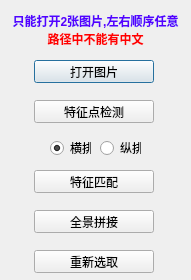
<?xml version="1.0" encoding="UTF-8"?>
<ui version="4.0">
 <class>SiftMatch</class>
 <widget class="QDialog" name="SiftMatch">
  <property name="geometry">
   <rect>
    <x>0</x>
    <y>0</y>
    <width>191</width>
    <height>280</height>
   </rect>
  </property>
  <property name="windowTitle">
   <string>SIFT拼接</string>
  </property>
  <property name="whatsThis">
   <string>这是一个基于SIFT特征点的图片匹配和全景拼接程序。</string>
  </property>
  <widget class="QPushButton" name="openButton">
   <property name="geometry">
    <rect>
     <x>34</x>
     <y>60</y>
     <width>120</width>
     <height>23</height>
    </rect>
   </property>
   <property name="text">
    <string>打开图片</string>
   </property>
  </widget>
  <widget class="QPushButton" name="detectButton">
   <property name="geometry">
    <rect>
     <x>34</x>
     <y>100</y>
     <width>120</width>
     <height>23</height>
    </rect>
   </property>
   <property name="text">
    <string>特征点检测</string>
   </property>
  </widget>
  <widget class="QPushButton" name="matchButton">
   <property name="geometry">
    <rect>
     <x>34</x>
     <y>170</y>
     <width>120</width>
     <height>23</height>
    </rect>
   </property>
   <property name="text">
    <string>特征匹配</string>
   </property>
  </widget>
  <widget class="QPushButton" name="restartButton">
   <property name="geometry">
    <rect>
     <x>34</x>
     <y>250</y>
     <width>120</width>
     <height>23</height>
    </rect>
   </property>
   <property name="text">
    <string>重新选取</string>
   </property>
  </widget>
  <widget class="QPushButton" name="mosaicButton">
   <property name="geometry">
    <rect>
     <x>34</x>
     <y>210</y>
     <width>120</width>
     <height>23</height>
    </rect>
   </property>
   <property name="text">
    <string>全景拼接</string>
   </property>
  </widget>
  <widget class="QRadioButton" name="radioButton_horizontal">
   <property name="geometry">
    <rect>
     <x>50</x>
     <y>140</y>
     <width>41</width>
     <height>16</height>
    </rect>
   </property>
   <property name="text">
    <string>横排</string>
   </property>
   <property name="checked">
    <bool>true</bool>
   </property>
  </widget>
  <widget class="QRadioButton" name="radioButton_vertical">
   <property name="geometry">
    <rect>
     <x>100</x>
     <y>140</y>
     <width>41</width>
     <height>16</height>
    </rect>
   </property>
   <property name="text">
    <string>纵排</string>
   </property>
  </widget>
  <widget class="QLabel" name="label">
   <property name="geometry">
    <rect>
     <x>0</x>
     <y>10</y>
     <width>191</width>
     <height>41</height>
    </rect>
   </property>
   <property name="text">
    <string>&lt;!DOCTYPE HTML PUBLIC &quot;-//W3C//DTD HTML 4.0//EN&quot; &quot;http://www.w3.org/TR/REC-html40/strict.dtd&quot;&gt;
&lt;html&gt;&lt;head&gt;&lt;meta name=&quot;qrichtext&quot; content=&quot;1&quot; /&gt;&lt;style type=&quot;text/css&quot;&gt;
p, li { white-space: pre-wrap; }
&lt;/style&gt;&lt;/head&gt;&lt;body style=&quot; font-family:'SimSun'; font-size:9pt; font-weight:400; font-style:normal;&quot;&gt;
&lt;p style=&quot; margin-top:0px; margin-bottom:0px; margin-left:0px; margin-right:0px; -qt-block-indent:0; text-indent:0px;&quot;&gt;&lt;span style=&quot; font-weight:600; color:#5500ff;&quot;&gt;只能打开2张图片,左右顺序任意&lt;/span&gt;&lt;/p&gt;
&lt;p style=&quot; margin-top:0px; margin-bottom:0px; margin-left:0px; margin-right:0px; -qt-block-indent:0; text-indent:0px;&quot;&gt;&lt;span style=&quot; font-weight:600; color:#ff0000;&quot;&gt;路径中不能有中文&lt;/span&gt;&lt;/p&gt;&lt;/body&gt;&lt;/html&gt;</string>
   </property>
   <property name="textFormat">
    <enum>Qt::RichText</enum>
   </property>
   <property name="alignment">
    <set>Qt::AlignCenter</set>
   </property>
  </widget>
 </widget>
 <layoutdefault spacing="6" margin="11"/>
 <resources/>
 <connections/>
</ui>
